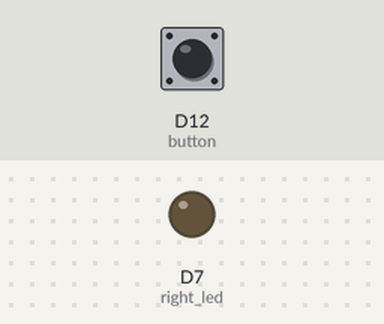
The program below on a simulated CircuitPython board. Shown: output pins drawn as LEDs (lit = HIGH). The inputs (shaded band) are chosen by the test bench; at power-on: D12 (button) HIGH. Random numbers come from a fixed seed; what the program prints to the serial console is not drawn.

Above: at 1.2 s.
1.3 s: D12 (button) pulled LOW for 0.15 s
At 1.37 s:
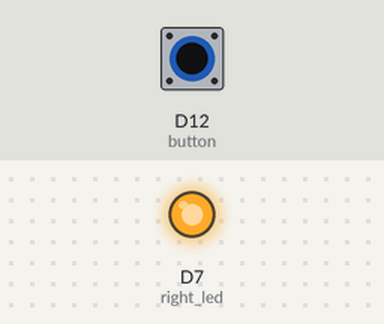
2.9 s: D12 (button) pulled LOW for 3.2 s
At 7.1 s:
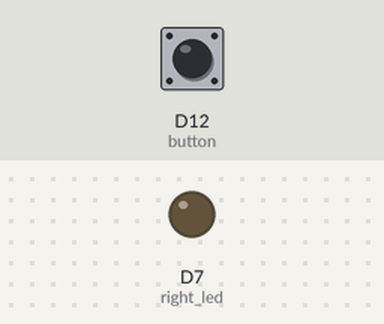
Timing chart, 0 to 8.6 s (numbered marks = the images above; inputs shaded):
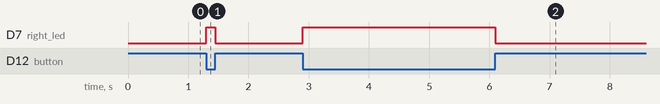

Measured:
- after the input at 1.3 s, D7 (right_led): LOW → HIGH at once, → LOW 0.15 s later
- after the input at 2.9 s, D7 (right_led): LOW → HIGH at once, → LOW 3.2 s later

The program:

Example_02_button.py
```python
import board
import digitalio


print('Running "%s"' % __file__)

# define pins used
right_led = digitalio.DigitalInOut(board.D7)
button = digitalio.DigitalInOut(board.D12)

# assign pins as input or output
right_led.direction = digitalio.Direction.OUTPUT
button.switch_to_input(pull=digitalio.Pull.UP)

while True:
    if button.value:
        right_led.value = False
    else:
        right_led.value = True

'''
Explore:
    * What happens if we change “if button.value” to “if not button.value”?
    * Add code so that one LED turns off when the other turns off.
    * Research the functions time.monotonic() and random.random().
    *Can you code a reaction time tester?
        - Wait a random period and then turn the LED on.
        - Measure the time until the button is pressed.
        - Calculate the time between the LED turning on and the button press.
'''
```
